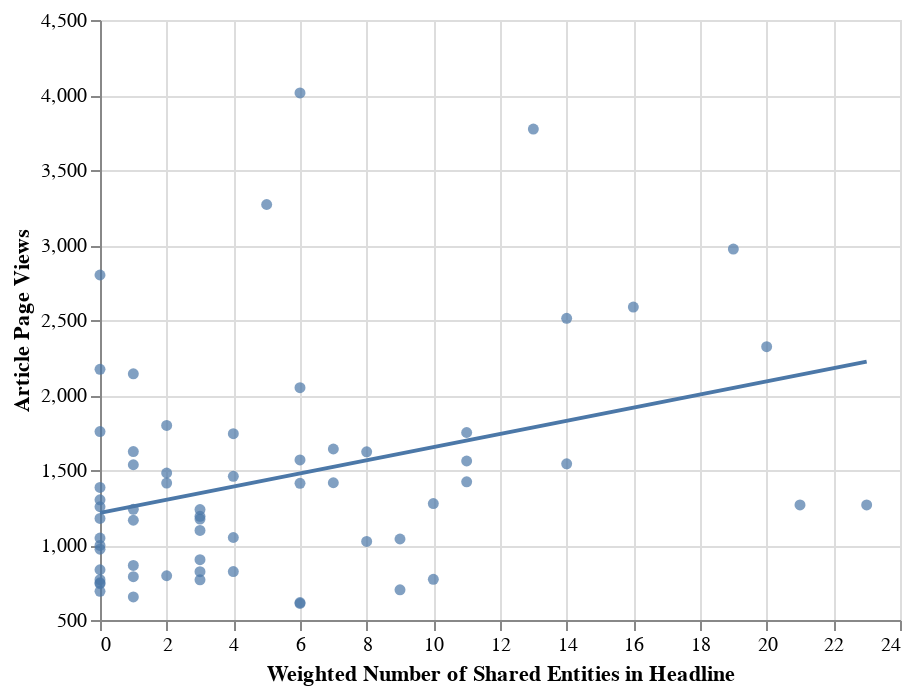

Notebook source saved alongside this figure:
### Markdown cell above
### Number of Weighted Keyword Matches and Page Views

### Code cell
scatter_weightentcountviews = alt.Chart(df[['Entity_Weighted_Count', 'Views']]).mark_circle().encode(
    y = alt.Y('Views', title = 'Article Page Views', scale = alt.Scale(zero = False)),
    x = alt.X('Entity_Weighted_Count', title = 'Weighted Number of Shared Entities in Headline', scale = alt.Scale(zero = False))
)
scatter_weightentcountviews + scatter_weightentcountviews.transform_regression('Entity_Weighted_Count', 'Views').mark_line()

### Figure 1 — Vega-Lite specification as saved in the notebook (floating-point values rounded to 4 significant figures)
{"config": {"view": {"continuousWidth": 400, "continuousHeight": 300}}, "layer": [{"mark": "circle", "encoding": {"x": {"field": "Entity_Weighted_Count", "scale": {"zero": false}, "title": "Weighted Number of Shared Entities in Headline", "type": "quantitative"}, "y": {"field": "Views", "scale": {"zero": false}, "title": "Article Page Views", "type": "quantitative"}}}, {"mark": "line", "encoding": {"x": {"field": "Entity_Weighted_Count", "scale": {"zero": false}, "title": "Weighted Number of Shared Entities in Headline", "type": "quantitative"}, "y": {"field": "Views", "scale": {"zero": false}, "title": "Article Page Views", "type": "quantitative"}}, "transform": [{"on": "Entity_Weighted_Count", "regression": "Views"}]}], "data": {"name": "data-28b1a74250760ad1fc9a77c2cee41a96"}, "$schema": "https://vega.github.io/schema/vega-lite/v4.17.0.json", "datasets": {"data-28b1a74250760ad1fc9a77c2cee41a96": [{"Entity_Weighted_Count": 6, "Views": 616}, {"Entity_Weighted_Count": 9, "Views": 701}, {"Entity_Weighted_Count": 3, "Views": 1097}, {"Entity_Weighted_Count": 0, "Views": 748}, {"Entity_Weighted_Count": 4, "Views": 1458}, {"Entity_Weighted_Count": 23, "Views": 1267}, {"Entity_Weighted_Count": 10, "Views": 1276}, {"Entity_Weighted_Count": 2, "Views": 795}, {"Entity_Weighted_Count": 0, "Views": 769}, {"Entity_Weighted_Count": 3, "Views": 822}, {"Entity_Weighted_Count": 10, "Views": 771}, {"Entity_Weighted_Count": 1, "Views": 864}, {"Entity_Weighted_Count": 0, "Views": 742}, {"Entity_Weighted_Count": 4, "Views": 823}, {"Entity_Weighted_Count": 0, "Views": 972}, {"Entity_Weighted_Count": 8, "Views": 1024}, {"Entity_Weighted_Count": 3, "Views": 1173}, {"Entity_Weighted_Count": 3, "Views": 768}, {"Entity_Weighted_Count": 3, "Views": 1191}, {"Entity_Weighted_Count": 6, "Views": 610}, {"Entity_Weighted_Count": 2, "Views": 1413}, {"Entity_Weighted_Count": 19, "Views": 2973}, {"Entity_Weighted_Count": 0, "Views": 2171}, {"Entity_Weighted_Count": 0, "Views": 835}, {"Entity_Weighted_Count": 0, "Views": 1046}, {"Entity_Weighted_Count": 2, "Views": 1797}, {"Entity_Weighted_Count": 4, "Views": 1742}, {"Entity_Weighted_Count": 0, "Views": 1384}, {"Entity_Weighted_Count": 16, "Views": 2586}, {"Entity_Weighted_Count": 14, "Views": 2511}, {"Entity_Weighted_Count": 8, "Views": 1621}, {"Entity_Weighted_Count": 0, "Views": 1756}, {"Entity_Weighted_Count": 6, "Views": 1411}, {"Entity_Weighted_Count": 1, "Views": 1238}, {"Entity_Weighted_Count": 0, "Views": 997}, {"Entity_Weighted_Count": 1, "Views": 654}, {"Entity_Weighted_Count": 6, "Views": 1567}, {"Entity_Weighted_Count": 0, "Views": 1177}, {"Entity_Weighted_Count": 6, "Views": 4014}, {"Entity_Weighted_Count": 0, "Views": 2800}, {"Entity_Weighted_Count": 1, "Views": 2141}, {"Entity_Weighted_Count": 20, "Views": 2322}, {"Entity_Weighted_Count": 0, "Views": 1255}, {"Entity_Weighted_Count": 14, "Views": 1541}, {"Entity_Weighted_Count": 7, "Views": 1640}, {"Entity_Weighted_Count": 0, "Views": 1301}, {"Entity_Weighted_Count": 5, "Views": 3270}, {"Entity_Weighted_Count": 3, "Views": 902}, {"Entity_Weighted_Count": 6, "Views": 2049}, {"Entity_Weighted_Count": 1, "Views": 789}, {"Entity_Weighted_Count": 11, "Views": 1421}, {"Entity_Weighted_Count": 9, "Views": 1040}, {"Entity_Weighted_Count": 7, "Views": 1415}, {"Entity_Weighted_Count": 11, "Views": 1750}, {"Entity_Weighted_Count": 3, "Views": 1236}, {"Entity_Weighted_Count": 1, "Views": 1165}, {"Entity_Weighted_Count": 21, "Views": 1267}, {"Entity_Weighted_Count": 11, "Views": 1560}, {"Entity_Weighted_Count": 4, "Views": 1050}, {"Entity_Weighted_Count": 2, "Views": 1480}, {"Entity_Weighted_Count": 0, "Views": 691}, {"Entity_Weighted_Count": 1, "Views": 1623}, {"Entity_Weighted_Count": 1, "Views": 1535}, {"Entity_Weighted_Count": 13, "Views": 3773}]}}
